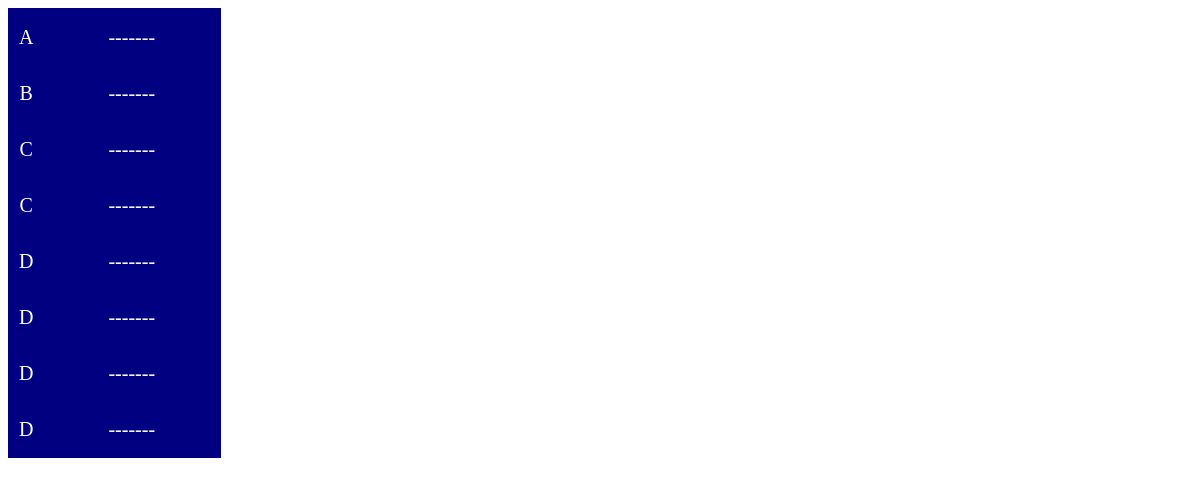
Page /2017/groups/pooch.php on the earlier database version.
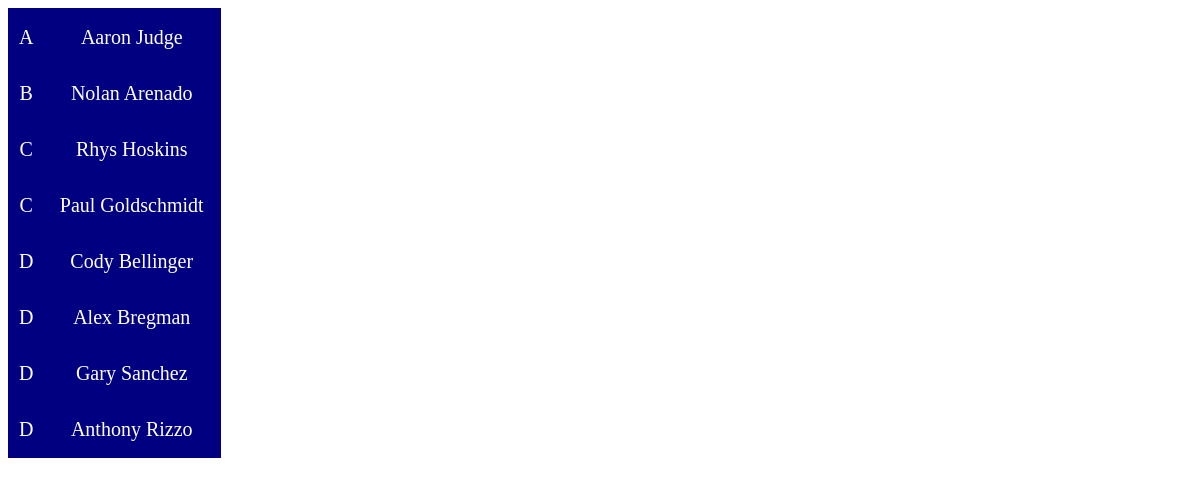
Same page on the later database version.
### tables this page shows
CREATE TABLE `pooch` (
  `id` int(11) NOT NULL,
  `pid` int(11) NOT NULL,
  `player` varchar(255) DEFAULT NULL,
  `homeRuns` int(11) DEFAULT '0'
);

### 2017/update.php (the view, shortened to what this page needs)
<?php
	include("connect.php");
			function passPicks($table, $start, $end) {
				global $conn;
				$char = '';
				for($i = $start; $i <= $end; $i++) {
					if ($i == 1) {
						$char = 'A';
					} else if ($i == 2) {
						$char = 'B';
					} else if ($i == 3 or $i == 4) {
						$char = 'C';
					} else {
						$char = 'D';
					}
					$sql = "select player from ".$table." where id=".$i;
					$result = $conn->query($sql);
					if ($result->num_rows > 0) {
						while($row = $result->fetch_assoc()){
							echo "<tr><td id='middle' width=30px>".$char."</td><td id='middle' width=170px>".$row['player']."</td></tr>";
						}
					} else {
						echo "<tr><td id='middle' width=30px>".$char."</td><td id='middle' width=170px>-------</td></tr>";
					}
				}
			}
		?>

Differences in the rows shown:
added pooch: char "A", player "Aaron Judge"
added pooch: char "B", player "Nolan Arenado"
added pooch: char "C", player "Rhys Hoskins"
added pooch: char "C", player "Paul Goldschmidt"
added pooch: char "D", player "Cody Bellinger"
added pooch: char "D", player "Alex Bregman"
added pooch: char "D", player "Gary Sanchez"
added pooch: char "D", player "Anthony Rizzo"
Other differences:
list line gone: "A -------"
list line gone: "B -------"
list line gone: "C -------"
list line gone: "D -------"
